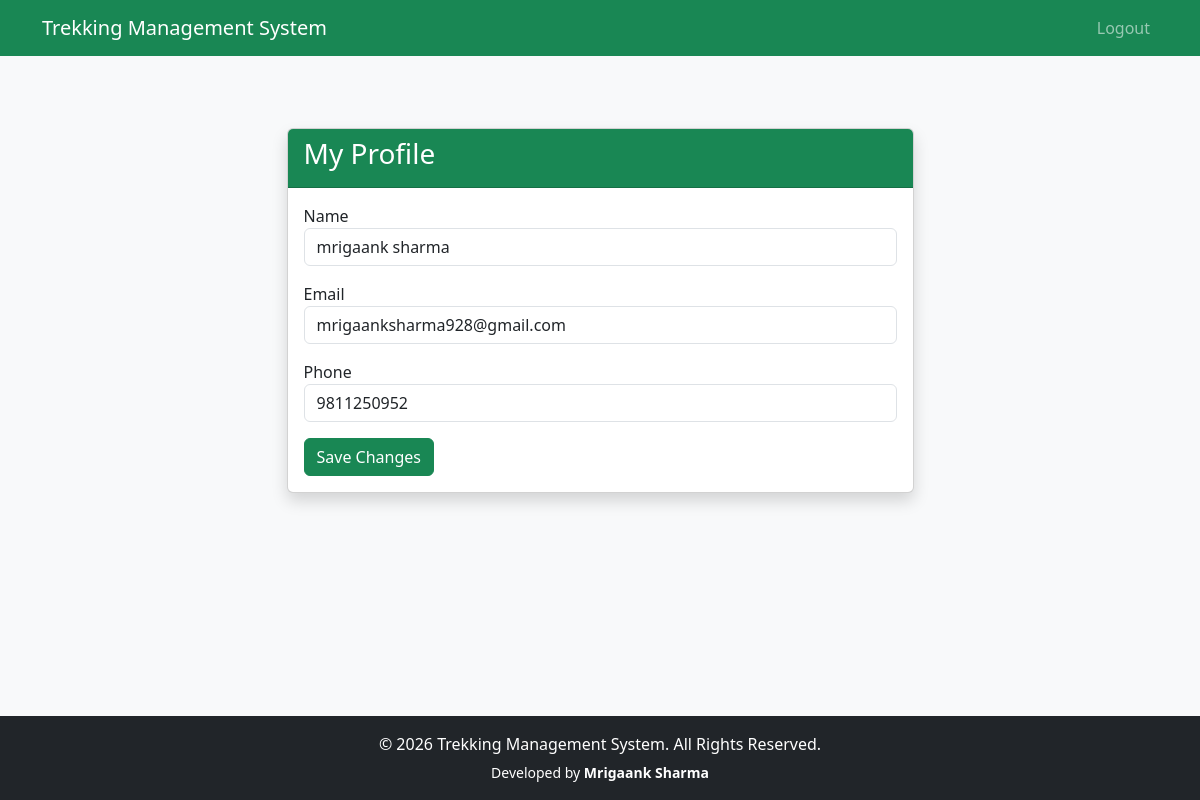
/user/profile (signed in), run on an earlier commit of the app's database.
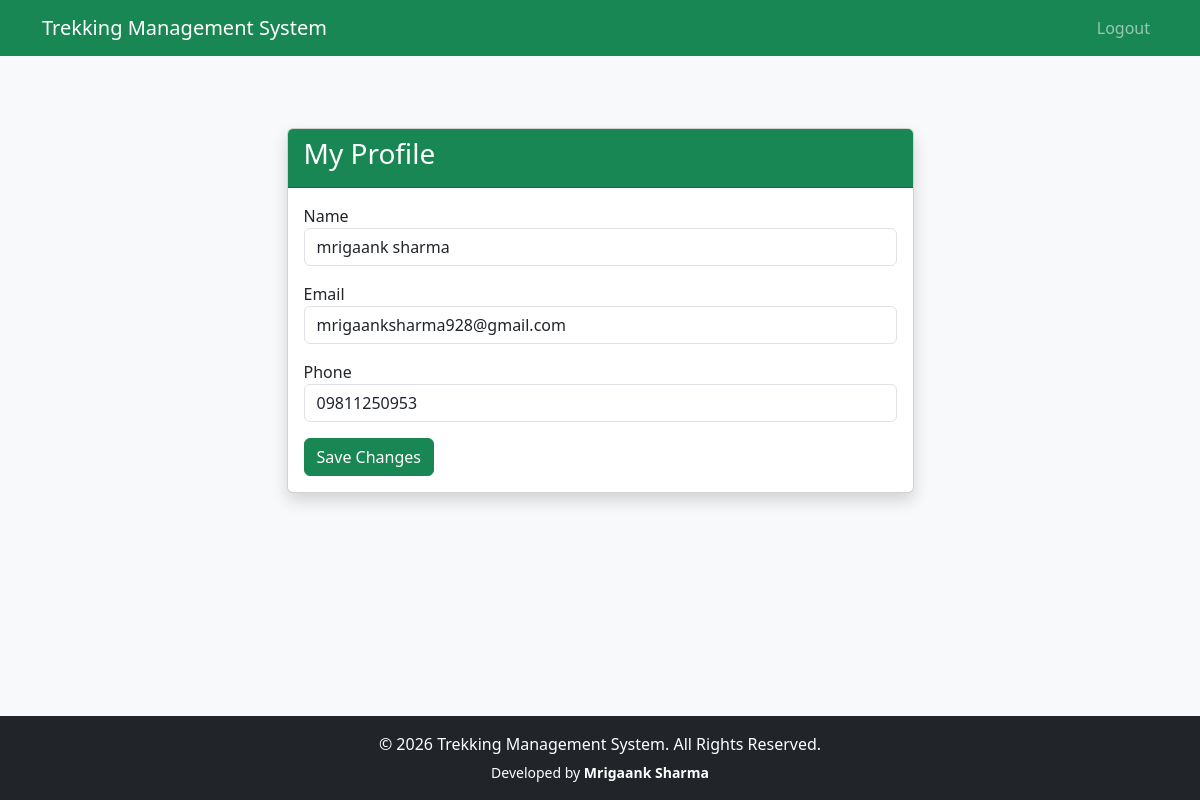
And on a later commit of the database.
### app/models.py (models this page shows)
class User(UserMixin,db.Model):
    __tablename__="users"
    id=db.Column(db.Integer,primary_key=True)
    name=db.Column(db.String(100),nullable=False)
    email=db.Column(db.String(120),unique=True,nullable=False)
    password=db.Column(db.String(255),nullable=False)
    phone=db.Column(db.String(15))
    role=db.Column(db.String(20),nullable=False)
    status=db.Column(db.String(20),default="active")
    created_at=db.Column(db.DateTime,default=datetime.utcnow)
    assigned_treks=db.relationship(
        "Trek",
        foreign_keys="Trek.staff_id",
        backref="staff",
        lazy=True
    )
    bookings=db.relationship(
        "Booking",
        backref="user",
        lazy=True
    )

### app/user/profile.py (the view, shortened to what this page needs)
@user_bp.route("/profile", methods=["GET", "POST"])
@login_required
@user_required
def profile():
    return render_template(
        "users/profile.html"
    )

### app/extensions.py (called while the page is built)
@login_manager.user_loader
def load_user(user_id):
    return User.query.get(int(user_id))

### app/templates/users/profile.html
{% extends 'base.html' %}
{% block content %}
<div class="container mt-5">
<div class="row justify-content-center">
<div class="col-md-7">
<div class="card shadow">
<div class="card-header bg-success text-white">
<h3>My Profile</h3>
</div>
<div class="card-body">
<form method="POST">
<div class="mb-3">
<label>Name</label>
<input
type="text"
name="name"
class="form-control"
value="{{ current_user.name }}"
required>
</div>
<div class="mb-3">
<label>Email</label>
<input
type="email"
name="email"
class="form-control"
value="{{ current_user.email }}"
required>
</div>
<div class="mb-3">
<label>Phone</label>
<input
type="text"
name="phone"
class="form-control"
value="{{ current_user.phone }}"
required>
</div>
<button
class="btn btn-success">
Save Changes
</button>
</form>
</div>
</div>
</div>
</div>
</div>
{% endblock %}

What changed in the data, as far as the page shows it:
changed User "mrigaank sharma": phone "9811250952" → "09811250953"
